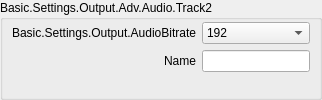
                            <widget class="QGroupBox" name="groupBox_2">
                             <property name="sizePolicy">
                              <sizepolicy hsizetype="Preferred" vsizetype="Preferred">
                               <horstretch>0</horstretch>
                               <verstretch>0</verstretch>
                              </sizepolicy>
                             </property>
                             <property name="title">
                              <string>Basic.Settings.Output.Adv.Audio.Track2</string>
                             </property>
                             <layout class="QFormLayout" name="formLayout_11">
                              <property name="fieldGrowthPolicy">
                               <enum>QFormLayout::FieldGrowthPolicy::AllNonFixedFieldsGrow</enum>
                              </property>
                              <property name="labelAlignment">
                               <set>Qt::AlignmentFlag::AlignRight|Qt::AlignmentFlag::AlignTrailing|Qt::AlignmentFlag::AlignVCenter</set>
                              </property>
                              <property name="leftMargin">
                               <number>9</number>
                              </property>
                              <property name="topMargin">
                               <number>2</number>
                              </property>
                              <property name="rightMargin">
                               <number>9</number>
                              </property>
                              <property name="bottomMargin">
                               <number>9</number>
                              </property>
                              <item row="0" column="0">
                               <widget class="QLabel" name="advOutTrack2BitrateLabel">
                                <property name="minimumSize">
                                 <size>
                                  <width>170</width>
                                  <height>0</height>
                                 </size>
                                </property>
                                <property name="text">
                                 <string>Basic.Settings.Output.AudioBitrate</string>
                                </property>
                                <property name="alignment">
                                 <set>Qt::AlignmentFlag::AlignRight|Qt::AlignmentFlag::AlignTrailing|Qt::AlignmentFlag::AlignVCenter</set>
                                </property>
                                <property name="buddy">
                                 <cstring>advOutTrack2Bitrate</cstring>
                                </property>
                               </widget>
                              </item>
                              <item row="0" column="1">
                               <widget class="QComboBox" name="advOutTrack2Bitrate">
                                <property name="sizePolicy">
                                 <sizepolicy hsizetype="Preferred" vsizetype="Preferred">
                                  <horstretch>0</horstretch>
                                  <verstretch>0</verstretch>
                                 </sizepolicy>
                                </property>
                                <property name="currentIndex">
                                 <number>8</number>
                                </property>
                                <item>
                                 <property name="text">
                                  <string>32</string>
                                 </property>
                                </item>
                                <item>
                                 <property name="text">
                                  <string>48</string>
                                 </property>
                                </item>
                                <item>
                                 <property name="text">
                                  <string>64</string>
                                 </property>
                                </item>
                                <item>
                                 <property name="text">
                                  <string>80</string>
                                 </property>
                                </item>
                                <item>
                                 <property name="text">
                                  <string>96</string>
                                 </property>
                                </item>
                                <item>
                                 <property name="text">
                                  <string>112</string>
                                 </property>
                                </item>
                                <item>
                                 <property name="text">
                                  <string>128</string>
                                 </property>
                                </item>
                                <item>
                                 <property name="text">
                                  <string>160</string>
                                 </property>
                                </item>
                                <item>
                                 <property name="text">
                                  <string>192</string>
                                 </property>
                                </item>
                                <item>
                                 <property name="text">
                                  <string>256</string>
                                 </property>
                                </item>
                                <item>
                                 <property name="text">
                                  <string>320</string>
                                 </property>
                                </item>
                               </widget>
                              </item>
                              <item row="1" column="0">
                               <widget class="QLabel" name="label_50">
                                <property name="text">
                                 <string>Name</string>
                                </property>
                                <property name="buddy">
                                 <cstring>advOutTrack2Name</cstring>
                                </property>
                               </widget>
                              </item>
                              <item row="1" column="1">
                               <widget class="QLineEdit" name="advOutTrack2Name">
                                <property name="sizePolicy">
                                 <sizepolicy hsizetype="Expanding" vsizetype="Preferred">
                                  <horstretch>0</horstretch>
                                  <verstretch>0</verstretch>
                                 </sizepolicy>
                                </property>
                               </widget>
                              </item>
                             </layout>
                            </widget>
